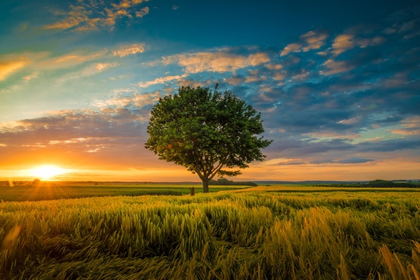
%> input picture img1.bmp, 420 x 280 px, shrunk from 626 x 417 before the run
$ octave p10.m   (GNU Octave 9; MATLAB toolbox functions it lacks are replaced by stand-ins)
%> lines starting %> are read from the running program, lines starting %| are printed output that depends on the picture
%making an histogram (using loops, brute force)

x=[1:1:256];
y=x;

a=rgb2gray(imread("img1.bmp"));
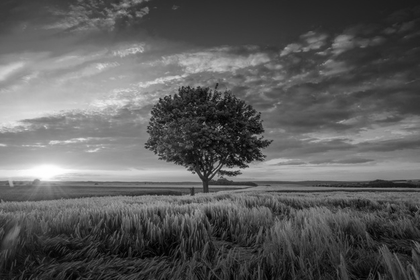
%> a: size 280x420 uint8; min 0, max 255, mean 92.4

[r c]=size(a);
%> r = 280; c = 420

for i=1:1:r
  for j=1:1:c
    [r c];
    y(a(i,j)+1)+=1;
  end
end
%> after the loop, y = 256 values, max 1245 at index 48, min 7 at index 1, mean 587.9

figure;
histo=stem(x,y,'Marker','none');
grid on;
xlabel("Intensity", 'fontsize',20);
ylabel("Number of Pixels (Frequency)", 'fontsize',20);
title("Histogram", 'fontsize',30);
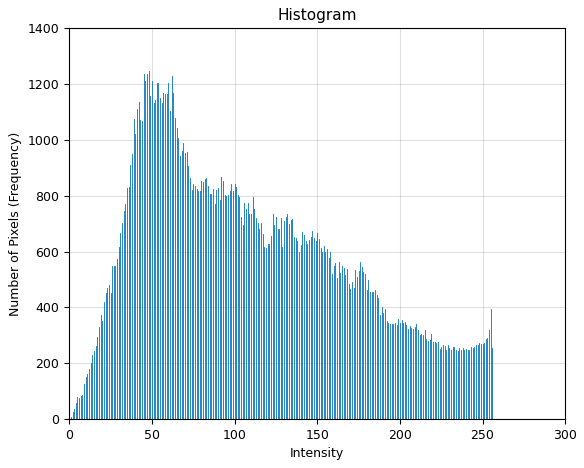
%> figure redrawn from the program's plot data; highest point at x = 48, y = 1245

$ run again, with build.bmp copied over img1.bmp
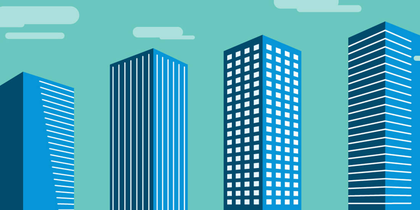
%> input picture build.bmp, 420 x 210 px, shrunk from 1100 x 550 before the run
%> `a=rgb2gray(imread("img1.bmp"));`:
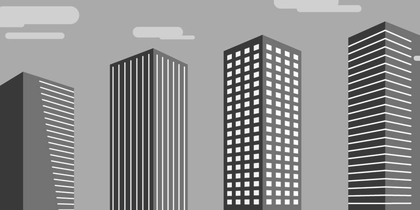
%> a: size 210x420 uint8; min 43, max 255, mean 142.1
%> after the loop `for i=1:1:r`: y = 256 values, max 33489 at index 171, min 1 at index 1, mean 473
%> `title("Histogram", 'fontsize',30);`:
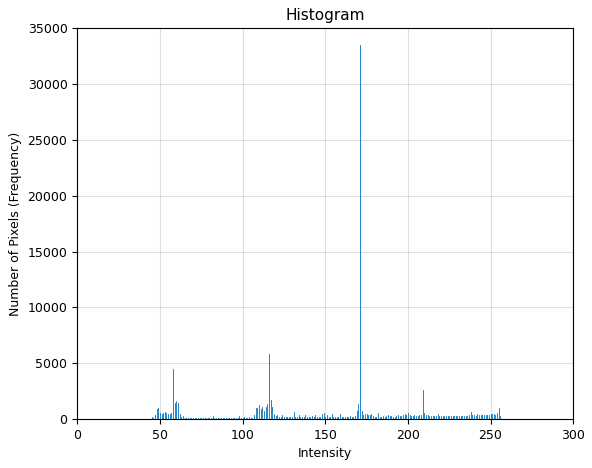
%> figure redrawn from the program's plot data; highest point at x = 171, y = 33489
